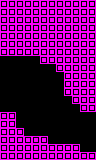

Below is a game level as drawn by its tile map, then a one-line description and the .tmx that defines it (tile-layer data replaced by summaries):
An orthogonal 12x20 tile map with 8x8 px tiles, 1 tile layer (main) and 1 object (flyingRtoL).

<map version="1.0" orientation="orthogonal" renderorder="right-down" width="12" height="20" tilewidth="8" tileheight="8" nextobjectid="38">
 <properties>
  <property name="L" type="int" value="2" />
  <property name="R" type="int" value="3" />
  <property name="type" value="tunnel" />
 </properties>
 <tileset firstgid="1" name="tiles" tilewidth="8" tileheight="8" tilecount="24" columns="6">
  <image source="../../../images/tiles.png" width="48" height="32" />
  <tile id="1">
   <properties>
    <property name="type" value="open" />
   </properties>
  </tile>
 </tileset>
 <layer name="main" width="12" height="20">
  <data>[240 cells, 148 non-empty, 1 distinct tile ids]</data>
 </layer>
 <objectgroup name="objects" />
 <objectgroup name="hazards" />
 <objectgroup name="enemies">
  <object id="36" type="flyingRtoL" gid="2" x="0" y="88" width="8" height="8" />
 </objectgroup>
</map>
